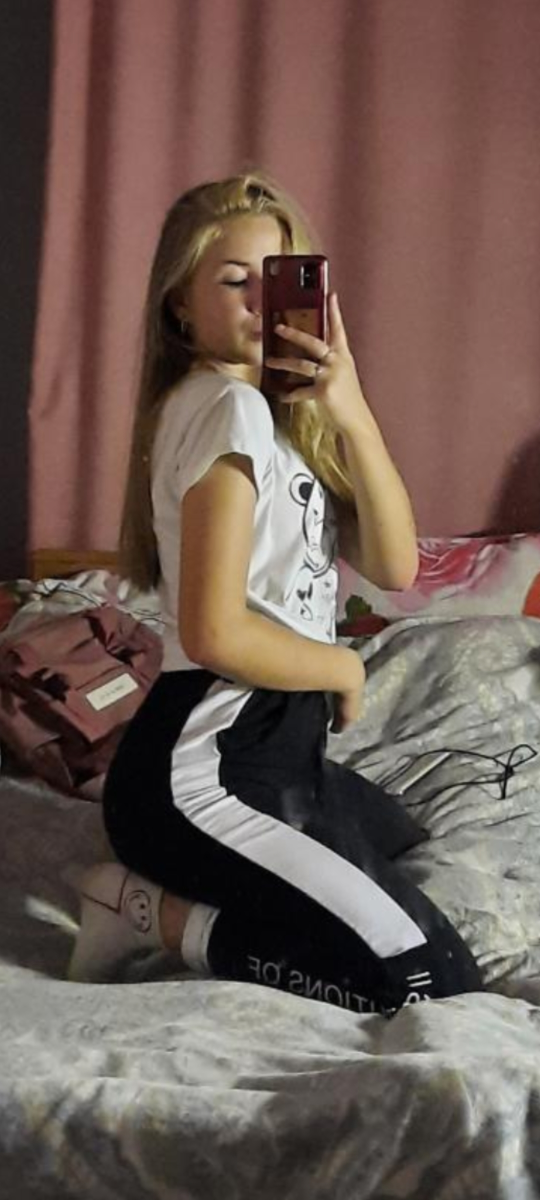
#> input picture AI_machine/images/shopa.jpg, 1080 x 2400 px (shown at 1/2 size)
$ python color_setting.py
#> lines starting #> are read from the running program, lines starting #| are printed output that depends on the picture
import cv2
import numpy as np

img = cv2.imread('images/shopa.jpg')
#> img is the input picture: shape (2400, 1080, 3); mean B, G, R 83.4, 91.5, 109.8
img = cv2.resize(img, (img.shape[1] // 3, img.shape[0] // 3))
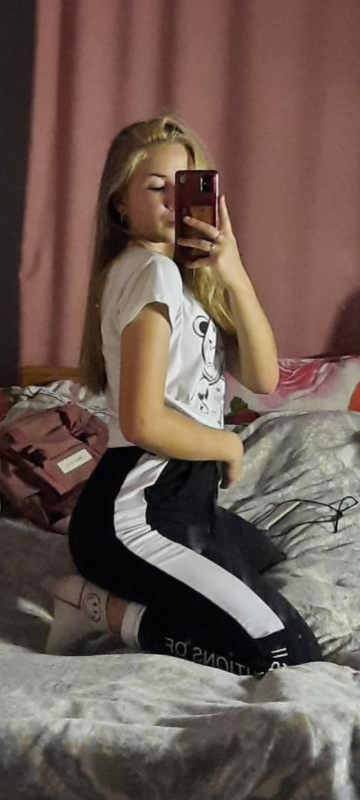
#> img: shape (800, 360, 3); mean B, G, R 83.3, 91.5, 109.8
img = cv2.cvtColor(img, cv2.COLOR_BGR2LAB) #color LAB/HSV
#> img: shape (800, 360, 3); mean of channels 0, 1, 2 101.2, 134.5, 135.6

# img = cv2.cvtColor(img, cv2.COLOR_LAB2BGR)
img = cv2.cvtColor(img, cv2.COLOR_BGR2RGB)
#> img: shape (800, 360, 3); mean of channels 0, 1, 2 135.6, 134.5, 101.2

r, g, b = cv2.split(img)
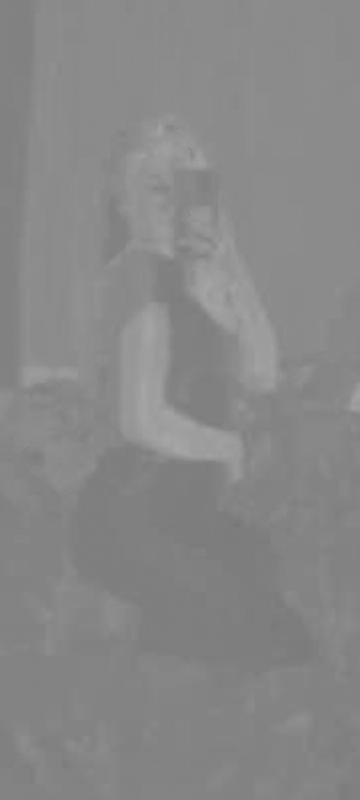
#> r: shape (800, 360); min 119, max 167, mean 135.6
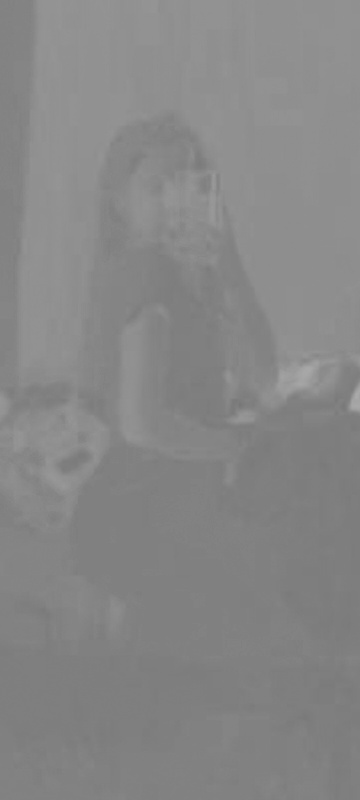
#> g: shape (800, 360); min 119, max 170, mean 134.5
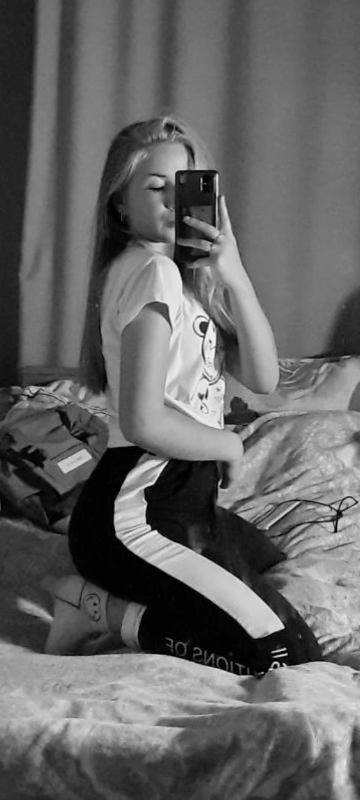
#> b: shape (800, 360); min 0, max 246, mean 101.2

img = cv2.merge([r, g, b])

cv2.imshow('Winner0', img)
cv2.waitKey(0)
